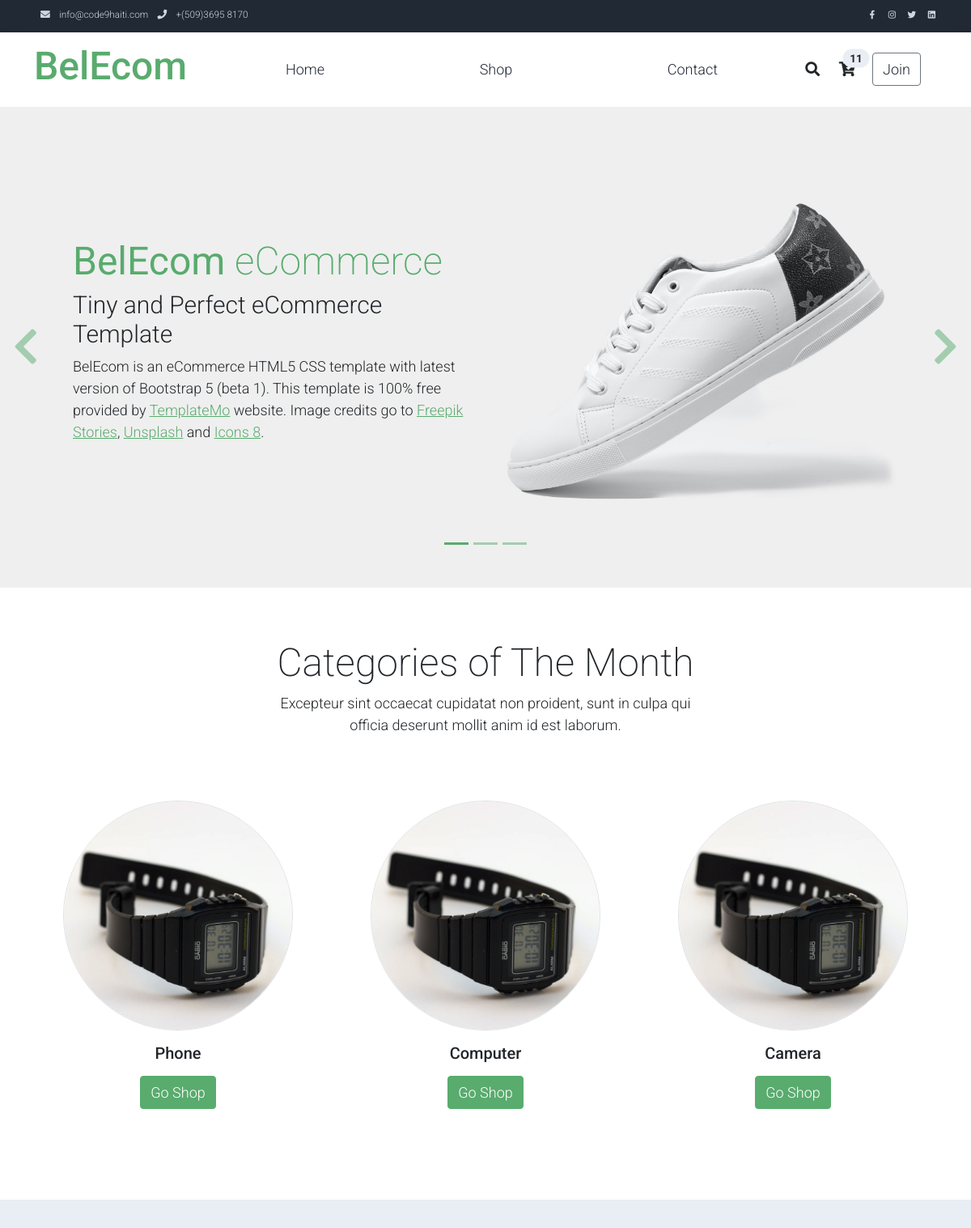
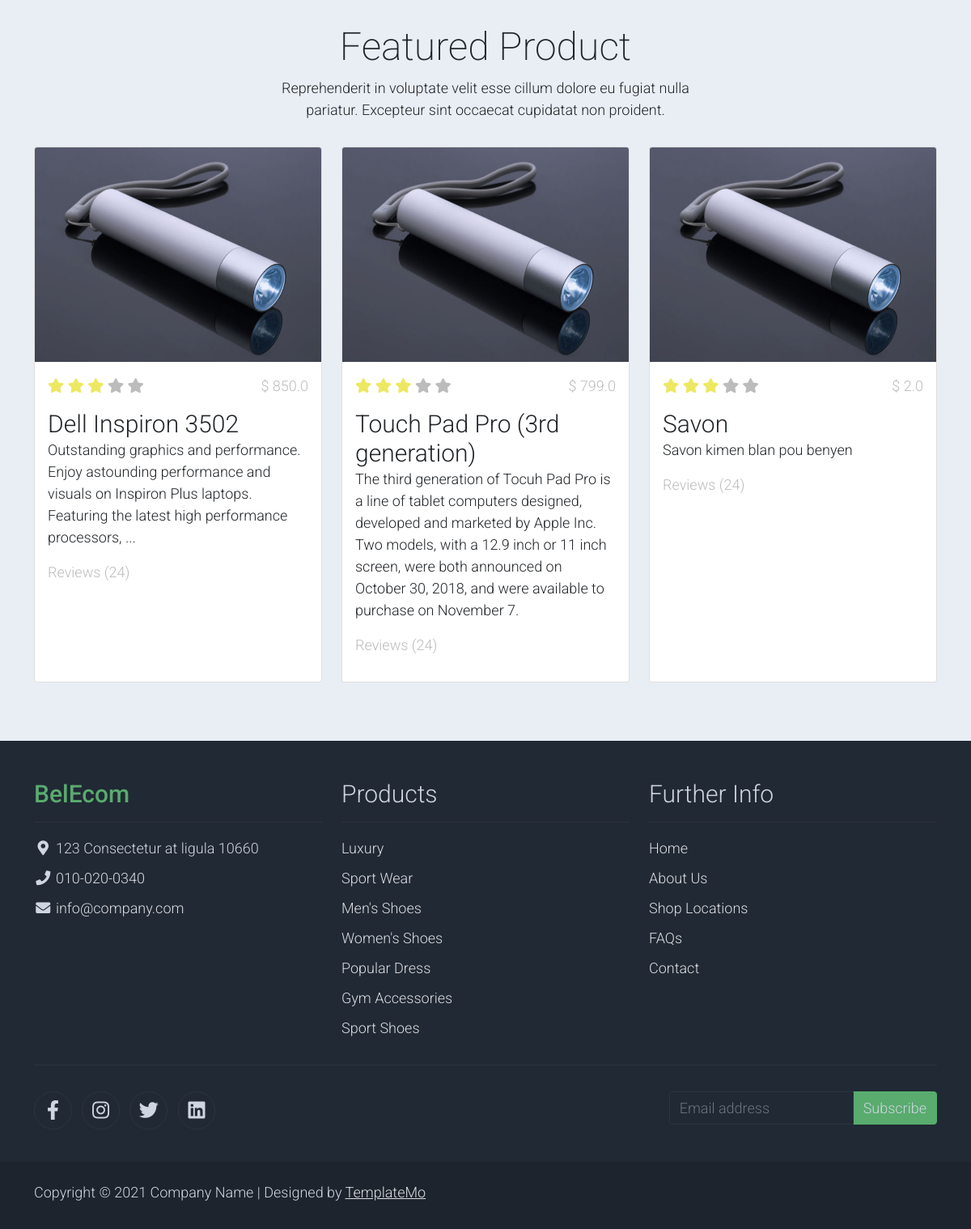
The page / on the database its author committed (2 pictures, top to bottom).
### index/models.py (models this page shows, shortened)
class Cart(models.Model):
	class Meta:
		db_table = 'carts'
	user = models.ForeignKey(User, on_delete=models.CASCADE, blank=True, null=True)
	session = models.ForeignKey(Session, on_delete=models.SET_NULL, blank=True, null=True)
	total = models.FloatField(default=0)
	def total_item_2(self):
		items = self.cartproduct_set.all()
		if items:
			return items.aggregate(t=models.Sum('quantity'))['t']
		return 0

class CartProduct(models.Model):
	class Meta:
		db_table = 'cart_products'
	cart = models.ForeignKey("Cart", on_delete=models.CASCADE)
	product = models.ForeignKey("Product", on_delete=models.CASCADE)
	price = models.FloatField()
	quantity = models.IntegerField(default=1)

class Category(models.Model):
	class Meta:
		db_table = 'categories'
		verbose_name_plural = 'Categories'
	name = models.CharField(max_length=100)
	photo = models.ImageField(upload_to='category_photos/', blank=True, null=True)

class Product(models.Model):
	class Meta:
		db_table = 'products'
	name = models.CharField(max_length=200)
	description = models.TextField(max_length=1000)
	category = models.ForeignKey('Category', on_delete=models.RESTRICT)
	old_price = models.FloatField(null=True, blank=True)
	price = models.FloatField()
	photo = models.ImageField(upload_to='product_photos/')
	brand = models.CharField(max_length=50, blank=True, null=True)
	is_active = models.BooleanField(default=False)

### index/views.py (the view)
# urls.py: path('', index, name='index'),
def index(request): # fbv
    product_list = Product.objects.filter(is_active=True)[:3]
    category_list = Category.objects.all()[:3]
    cart = getCart(request)
    context = {
        'product_list': product_list,
        'category_list': category_list,
        'cart':cart,
    }
    return render(request, "base.html", context)

### templates/base.html (shortened to what this page needs)
{% load static %}
<!DOCTYPE html>
<html lang="en">
<head>
    <link rel="stylesheet" href="{% static 'assets/css/bootstrap.min.css' %}">
    <link rel="stylesheet" href="{% static 'assets/css/templatemo.css' %}">
    <link rel="stylesheet" href="{% static 'assets/css/custom.css' %}">
    <link rel="stylesheet" href="{% static 'assets/css/fontawesome.min.css' %}">
</head>
<body>
    {% block navbar %}
    {% include 'navbar.html' %}
    {% endblock navbar %}
    {% block body %}
    <div id="template-mo-zay-hero-carousel" class="carousel slide" data-bs-ride="carousel">
        <ol class="carousel-indicators">
            <li data-bs-target="#template-mo-zay-hero-carousel" data-bs-slide-to="0" class="active"></li>
            <li data-bs-target="#template-mo-zay-hero-carousel" data-bs-slide-to="1"></li>
            <li data-bs-target="#template-mo-zay-hero-carousel" data-bs-slide-to="2"></li>
        </ol>
        <div class="carousel-inner">
            <div class="carousel-item active">
                <div class="container">
                    <div class="row p-5">
                        <div class="mx-auto col-md-8 col-lg-6 order-lg-last">
                            <img class="img-fluid" src="/static/assets/img/banner_img_01.jpg" alt="">
                        </div>
                        <div class="col-lg-6 mb-0 d-flex align-items-center">
                            <div class="text-align-left align-self-center">
                                <h1 class="h1 text-success"><b>BelEcom</b> eCommerce</h1>
                                <h3 class="h2">Tiny and Perfect eCommerce Template</h3>
                                <p>
                                    BelEcom is an eCommerce HTML5 CSS template with latest version of Bootstrap 5 (beta 1).
                                    This template is 100% free provided by <a rel="sponsored" class="text-success" href="https://templatemo.com" target="_blank">TemplateMo</a> website.
                                    Image credits go to <a rel="sponsored" class="text-success" href="https://stories.freepik.com/" target="_blank">Freepik Stories</a>,
                                    <a rel="sponsored" class="text-success" href="https://unsplash.com/" target="_blank">Unsplash</a> and
                                    <a rel="sponsored" class="text-success" href="https://icons8.com/" target="_blank">Icons 8</a>.
                                </p>
                            </div>
                        </div>
                    </div>
                </div>
            </div>
        </div>
        <a class="carousel-control-prev text-decoration-none w-auto ps-3" href="#template-mo-zay-hero-carousel" role="button" data-bs-slide="prev">
            <i class="fas fa-chevron-left"></i>
        </a>
        <a class="carousel-control-next text-decoration-none w-auto pe-3" href="#template-mo-zay-hero-carousel" role="button" data-bs-slide="next">
            <i class="fas fa-chevron-right"></i>
        </a>
    </div>
    <section class="container py-5">
        <div class="row text-center pt-3">
            <div class="col-lg-6 m-auto">
                <h1 class="h1">Categories of The Month</h1>
                <p>
                    Excepteur sint occaecat cupidatat non proident, sunt in culpa qui officia
                    deserunt mollit anim id est laborum.
                </p>
            </div>
        </div>
        <div class="row">
            {% for cat in category_list %}
            <div class="col-12 col-md-4 p-5 mt-3">
                <a href="#"><img src="/static/assets/img/category_img_01.jpg" class="rounded-circle img-fluid border"></a>
                <h5 class="text-center mt-3 mb-3">{{cat.name}}</h5>
                <p class="text-center"><a class="btn btn-success">Go Shop</a></p>
            </div>
            {% endfor %}
        </div>
    </section>
    <section class="bg-light">
        <div class="container py-5">
            <div class="row text-center py-3">
                <div class="col-lg-6 m-auto">
                    <h1 class="h1">Featured Product</h1>
                    <p>
                        Reprehenderit in voluptate velit esse cillum dolore eu fugiat nulla pariatur.
                        Excepteur sint occaecat cupidatat non proident.
                    </p>
                </div>
            </div>
            <div class="row">
                {% for prod in product_list %}
                <div class="col-12 col-md-4 mb-4">
                    <div class="card h-100">
                        <a href="shop-single.html">
                            <img src="./static/assets/img/feature_prod_01.jpg" class="card-img-top" alt="...">
                        </a>
                        <div class="card-body">
                            <ul class="list-unstyled d-flex justify-content-between">
                                <li>
                                    <i class="text-warning fa fa-star"></i>
                                    <i class="text-warning fa fa-star"></i>
                                    <i class="text-warning fa fa-star"></i>
                                    <i class="text-muted fa fa-star"></i>
                                    <i class="text-muted fa fa-star"></i>
                                </li>
                                <li class="text-muted text-right">$ {{prod.price}}</li>
                            </ul>
                            <a href="shop-single.html" class="h2 text-decoration-none text-dark">{{prod.name}}</a>
                            <p class="card-text">{{prod.description}}</p>
                            <p class="text-muted">Reviews (24)</p>
                        </div>
                    </div>
                </div>
                {% endfor %}
            </div>
        </div>
    </section>
    {% endblock body %}
    {% block footer %}
    {% include 'footer.html' %}
    {% endblock footer %}
</body>
</html>

### templates/navbar.html (shortened to what this page needs)
<nav class="navbar navbar-expand-lg bg-dark navbar-light d-none d-lg-block" id="templatemo_nav_top">
    <div class="container text-light">
        <div class="w-100 d-flex justify-content-between">
            <div>
                <i class="fa fa-envelope mx-2"></i>
                <a class="navbar-sm-brand text-light text-decoration-none" href="mailto:info@company.com">info@code9haiti.com</a>
                <i class="fa fa-phone mx-2"></i>
                <a class="navbar-sm-brand text-light text-decoration-none" href="tel:010-020-0340">+(509)3695 8170</a>
            </div>
            <div>
                <a class="text-light" href="https://fb.com/templatemo" target="_blank" rel="sponsored"><i class="fab fa-facebook-f fa-sm fa-fw me-2"></i></a>
                <a class="text-light" href="https://www.instagram.com/" target="_blank"><i class="fab fa-instagram fa-sm fa-fw me-2"></i></a>
                <a class="text-light" href="https://twitter.com/" target="_blank"><i class="fab fa-twitter fa-sm fa-fw me-2"></i></a>
                <a class="text-light" href="https://www.linkedin.com/" target="_blank"><i class="fab fa-linkedin fa-sm fa-fw"></i></a>
            </div>
        </div>
    </div>
</nav>
<nav class="navbar navbar-expand-lg navbar-light shadow">
    <div class="container d-flex justify-content-between align-items-center">
        <a class="navbar-brand text-success logo h1 align-self-center" href="/">
            BelEcom
        </a>
        <div class="align-self-center collapse navbar-collapse flex-fill  d-lg-flex justify-content-lg-between" id="templatemo_main_nav">
            <div class="flex-fill">
                <ul class="nav navbar-nav d-flex justify-content-between mx-lg-auto">
                    <li class="nav-item">
                        <a class="nav-link" href="/">Home</a>
                    </li>
                    <li class="nav-item">
                        <a class="nav-link" href="/shop">Shop</a>
                    </li>
                    <li class="nav-item">
                        <a class="nav-link" href="/contact">Contact</a>
                    </li>
                </ul>
            </div>
            <div class="navbar align-self-center d-flex">
                <a class="nav-icon d-none d-lg-inline" href="#" data-bs-toggle="modal" data-bs-target="#templatemo_search">
                    <i class="fa fa-fw fa-search text-dark mr-2"></i>
                </a>
                <a class="nav-icon position-relative text-decoration-none" href="/cart">
                    <i class="fa fa-fw fa-cart-arrow-down text-dark mr-1"></i>
                    <span class="position-absolute top-0 left-100 translate-middle badge rounded-pill bg-light text-dark global_cart_total">{{cart.total_item_2}}</span>
                </a>
                {% if request.user.is_authenticated %}
                <a class="nav-icon position-relative text-decoration-none" href="#">
                    <i class="fa fa-fw fa-user text-dark mr-3"></i>
                </a>
                <a class="btn btn-sm nav-icon position-relative text-decoration-none" href="/logout">Logout</a>
                {% else %}
                <a class="btn btn-outline-secondary nav-icon position-relative text-decoration-none" href="/login">Join</a>
                {% endif %}
            </div>
        </div>
    </div>
</nav>

### templates/footer.html (shortened to what this page needs)
<footer class="bg-dark" id="tempaltemo_footer">
    <div class="container">
        <div class="row">
            <div class="col-md-4 pt-5">
                <h2 class="h2 text-success border-bottom pb-3 border-light logo">BelEcom</h2>
                <ul class="list-unstyled text-light footer-link-list">
                    <li>
                        <i class="fas fa-map-marker-alt fa-fw"></i>
                        123 Consectetur at ligula 10660
                    </li>
                    <li>
                        <i class="fa fa-phone fa-fw"></i>
                        <a class="text-decoration-none" href="tel:010-020-0340">010-020-0340</a>
                    </li>
                    <li>
                        <i class="fa fa-envelope fa-fw"></i>
                        <a class="text-decoration-none" href="mailto:info@company.com">info@company.com</a>
                    </li>
                </ul>
            </div>
            <div class="col-md-4 pt-5">
                <h2 class="h2 text-light border-bottom pb-3 border-light">Products</h2>
                <ul class="list-unstyled text-light footer-link-list">
                    <li><a class="text-decoration-none" href="#">Luxury</a></li>
                    <li><a class="text-decoration-none" href="#">Sport Wear</a></li>
                    <li><a class="text-decoration-none" href="#">Men's Shoes</a></li>
                    <li><a class="text-decoration-none" href="#">Women's Shoes</a></li>
                    <li><a class="text-decoration-none" href="#">Popular Dress</a></li>
                    <li><a class="text-decoration-none" href="#">Gym Accessories</a></li>
                    <li><a class="text-decoration-none" href="#">Sport Shoes</a></li>
                </ul>
            </div>
            <div class="col-md-4 pt-5">
                <h2 class="h2 text-light border-bottom pb-3 border-light">Further Info</h2>
                <ul class="list-unstyled text-light footer-link-list">
                    <li><a class="text-decoration-none" href="#">Home</a></li>
                    <li><a class="text-decoration-none" href="#">About Us</a></li>
                    <li><a class="text-decoration-none" href="#">Shop Locations</a></li>
                    <li><a class="text-decoration-none" href="#">FAQs</a></li>
                    <li><a class="text-decoration-none" href="#">Contact</a></li>
                </ul>
            </div>
        </div>
        <div class="row text-light mb-4">
            <div class="col-12 mb-3">
                <div class="w-100 my-3 border-top border-light"></div>
            </div>
            <div class="col-auto me-auto">
                <ul class="list-inline text-left footer-icons">
                    <li class="list-inline-item border border-light rounded-circle text-center">
                        <a class="text-light text-decoration-none" target="_blank" href="http://facebook.com/"><i class="fab fa-facebook-f fa-lg fa-fw"></i></a>
                    </li>
                    <li class="list-inline-item border border-light rounded-circle text-center">
                        <a class="text-light text-decoration-none" target="_blank" href="https://www.instagram.com/"><i class="fab fa-instagram fa-lg fa-fw"></i></a>
                    </li>
                    <li class="list-inline-item border border-light rounded-circle text-center">
                        <a class="text-light text-decoration-none" target="_blank" href="https://twitter.com/"><i class="fab fa-twitter fa-lg fa-fw"></i></a>
                    </li>
                    <li class="list-inline-item border border-light rounded-circle text-center">
                        <a class="text-light text-decoration-none" target="_blank" href="https://www.linkedin.com/"><i class="fab fa-linkedin fa-lg fa-fw"></i></a>
                    </li>
                </ul>
            </div>
            <div class="col-auto">
                <div class="input-group mb-2">
                    <input type="text" class="form-control bg-dark border-light" id="subscribeEmail" placeholder="Email address">
                    <div class="input-group-text btn-success text-light">Subscribe</div>
                </div>
            </div>
        </div>
    </div>
    <div class="w-100 bg-black py-3">
        <div class="container">
            <div class="row pt-2">
                <div class="col-12">
                    <p class="text-left text-light">
                        Copyright &copy; 2021 Company Name
                        | Designed by <a rel="sponsored" href="https://templatemo.com" target="_blank">TemplateMo</a>
                    </p>
                </div>
            </div>
        </div>
    </div>
</footer>

### rows shown on the page
Cart: total_item_2 "11"
Category: name "Phone"
Category: name "Computer"
Category: name "Camera"
Product: price "850.0", name "Dell Inspiron 3502", description "Outstanding graphics and performance. Enjoy astounding performance and visuals on Inspiron Plus laptops. Featuring the latest high performance processors, ..."
Product: price "799.0", name "Touch Pad Pro (3rd generation)", description "The third generation of Tocuh Pad Pro is a line of tablet computers designed, developed and marketed by Apple Inc. Two models, with a 12.9 inch or 11 inch screen, were both announced on October 30, 2018, and were available to purchase on November 7."
Product: price "2.0", name "Savon", description "Savon kimen blan pou benyen"
